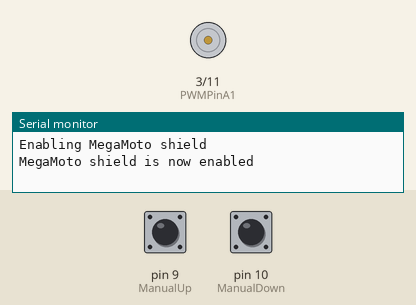
Recording of a sketch running on a simulated Arduino Uno, built with avr-gcc and run on an emulated ATmega328P. On the bench: motor-driver pin pairs drawn as motors (green arrow = first pin HIGH = forward, orange = second pin HIGH = backward, longer = more drive, scaled by the enable pin), the last lines printed to the serial monitor. The test bench sets the inputs (shaded band); at power-on: pin 9 (ManualUp) HIGH, pin 10 (ManualDown) HIGH.

Above: at 1.2 s.
1.3 s: pin 9 (ManualUp) pulled LOW for 0.15 s
At 1.37 s:
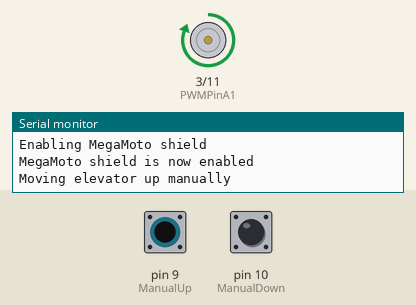
2.9 s: pin 10 (ManualDown) pulled LOW for 0.15 s
At 2.97 s:
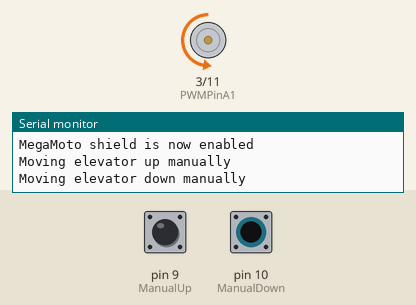
4.5 s: pin 10 (ManualDown) pulled LOW for 3.2 s
At 8.9 s:
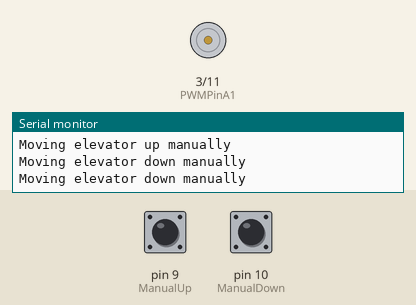
9.2 s: pin 9 (ManualUp) pulled LOW for 1 s
At 10.0 s:
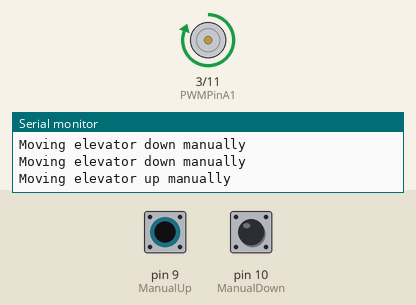
11.7 s: pin 9 (ManualUp) pulled LOW for 3.2 s
At 15.7 s:
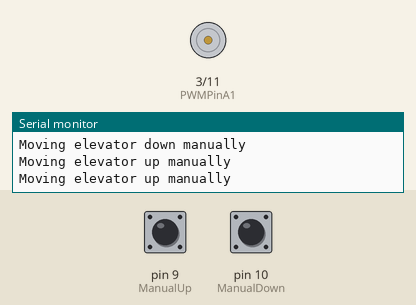
Timing chart, 0 to 17.2 s (numbered marks = the images above; inputs shaded):
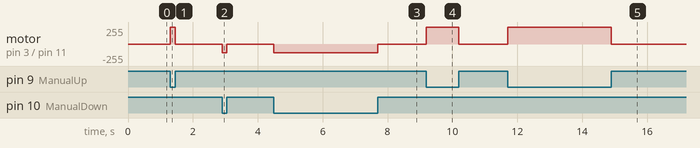

The sketch:

Elevator.v0.2.ino
```cpp
// Version 0.2
// Version history
// 0.0 - Enables the MegaMoto board and sets the motor pins to inactive to avoid immediate movement of actuator
// 0.1 - Enables the manual up/down control button
// 0.2 - Adds the ElevatorUp, ElevatorDown, and ElevatorStop functions

// Add button library
#include <Button.h>

// Use the jumpers on the board to select which pins will be used
int EnablePin = 8; // use pin 8 to enable board
int PWMPinA1 = 3;  // motor pin A for actuator
int PWMPinB1 = 11; // motor pin B for actuator

// Declare our buttons and specify the correponding pins
Button ManualUp(9);    // use pin 9 to move elevator up manually
Button ManualDown(10); // use pin 10 to move elevator down manually

// Set other globally used variables
int delaytime = 5*1000; // 5 seconds times 1,000 to convert to milliseconds

void setup() {
  // put your setup code here, to run once:

  // initialize our buttons
  ManualUp.begin();
  ManualDown.begin();

  // initialize serial port
  Serial.begin(9600);

  // initialize MegaMoto board
  pinMode(EnablePin, OUTPUT); //Enable the board
  pinMode(PWMPinA1, OUTPUT);
  pinMode(PWMPinB1, OUTPUT);  //Set motor outputs

  // make sure we don't move the actuator upon start
  analogWrite(PWMPinA1, 0);
  analogWrite(PWMPinB1, 0);

  // enable the megamoto shield
  Serial.println("Enabling MegaMoto shield");
  // delay(delaytime);
  digitalWrite(EnablePin, HIGH);
  Serial.println("MegaMoto shield is now enabled");
}

void loop() {
  // put your main code here, to run repeatedly:

  if (ManualUp.pressed()) {
    Serial.println("Moving elevator up manually");
    ElevatorUp();
  }
  if (ManualDown.pressed()) {
    Serial.println("Moving elevator down manually");
    ElevatorDown();
  }
  if (ManualUp.released() || ManualDown.released()) {
    ElevatorStop();
  }
}

void ElevatorUp() {
  // Activate pin A and deactivate pin B
  analogWrite(PWMPinA1, 255);
  analogWrite(PWMPinB1, 0); // speed 0-255
}

void ElevatorDown() {
  // Activate pin B and deactivate pin A
  analogWrite(PWMPinA1, 0);
  analogWrite(PWMPinB1, 128); // speed 0-255
}

void ElevatorStop() {
    // Deactivate both pins
  analogWrite(PWMPinA1, 0);
  analogWrite(PWMPinB1, 0); // speed 0-255
}
```

Measured:
- after the input at 1.3 s, motor on pin 3 (PWMPinA1) / pin 11 (PWMPinB1): stopped → forward 255/255 at once, → stopped 0.15 s later
- after the input at 2.9 s, motor on pin 3 (PWMPinA1) / pin 11 (PWMPinB1): stopped → backward 128/255 at once, → stopped 0.15 s later
- after the input at 4.5 s, motor on pin 3 (PWMPinA1) / pin 11 (PWMPinB1): stopped → backward 128/255 at once, → stopped 3.2 s later
- after the input at 9.2 s, motor on pin 3 (PWMPinA1) / pin 11 (PWMPinB1): stopped → forward 255/255 at once, → stopped 1.0 s later
- after the input at 11.7 s, motor on pin 3 (PWMPinA1) / pin 11 (PWMPinB1): stopped → forward 255/255 at once, → stopped 3.2 s later
